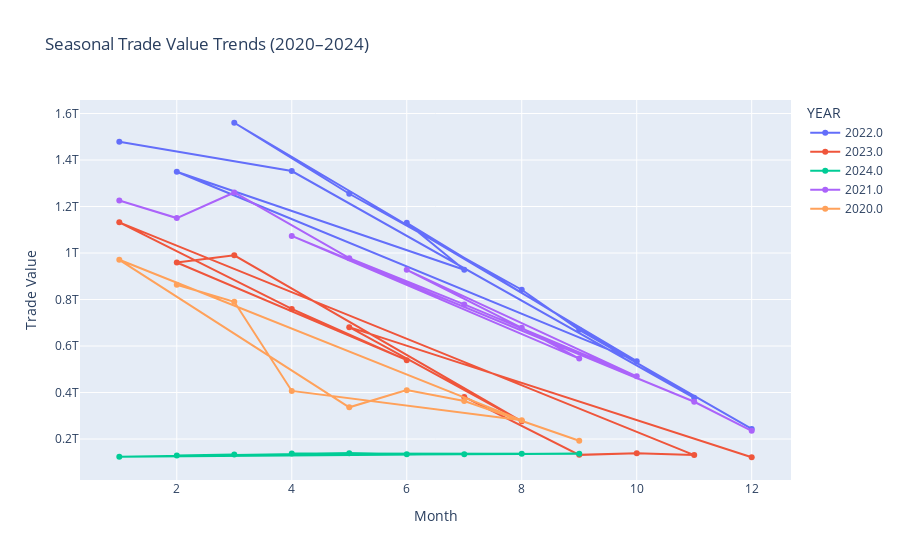
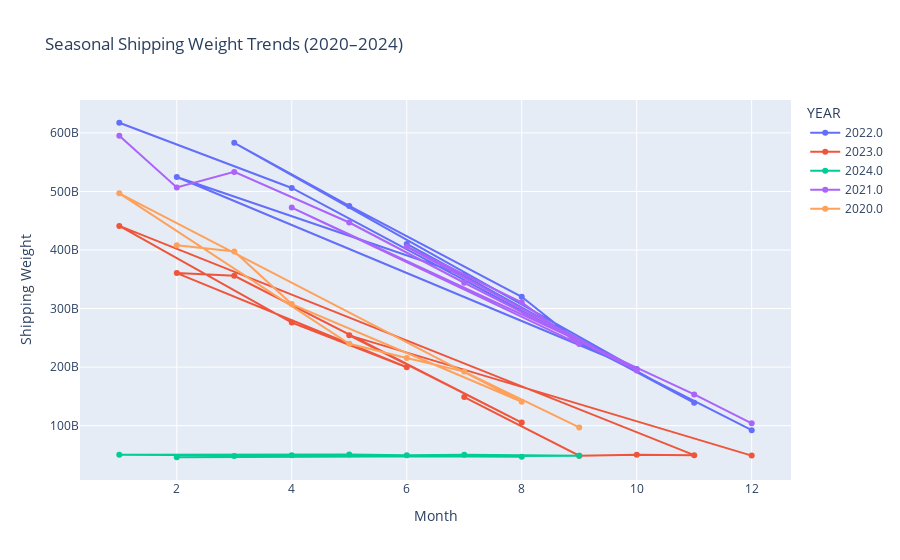

The notebook cell these images were saved under, in order:
### Code cell
month_order = list(range(1, 13))

fig = px.line(
    monthly_summary,
    x="MONTH",
    y="VALUE",
    color="YEAR",
    title="Seasonal Trade Value Trends (2020–2024)",
    markers=True,
    category_orders={"MONTH": month_order}
)
fig.update_layout(xaxis_title="Month", yaxis_title="Trade Value")
fig.show()

fig2 = px.line(
    monthly_summary,
    x="MONTH",
    y="SHIPWT",
    color="YEAR",
    title="Seasonal Shipping Weight Trends (2020–2024)",
    markers=True,
    category_orders={"MONTH": month_order}
)
fig2.update_layout(xaxis_title="Month", yaxis_title="Shipping Weight")
fig2.show()

### Figure 1 — Plotly figure (JSON) as saved in the notebook; plotly's stock layout.template omitted (floating-point values rounded to 4 significant figures)
{"data": [{"hovertemplate": "YEAR=2022.0<br>MONTH=%{x}<br>VALUE=%{y}<extra></extra>", "legendgroup": "2022.0", "line": {"color": "#636efa", "dash": "solid"}, "marker": {"symbol": "circle"}, "mode": "markers+lines", "name": "2022.0", "orientation": "v", "showlegend": true, "type": "scatter", "x": [1, 4, 11, 6, 7, 2, 10, 3, 5, 8, 9, 12], "xaxis": "x", "y": [1478186902894, 1352552859420, 377477245929, 1129904389648, 927911486880, 1349503346220, 535025775412, 1560352307393, 1254948010695, 842036463666, 669672360675, 243335810194], "yaxis": "y"}, {"hovertemplate": "YEAR=2023.0<br>MONTH=%{x}<br>VALUE=%{y}<extra></extra>", "legendgroup": "2023.0", "line": {"color": "#EF553B", "dash": "solid"}, "marker": {"symbol": "circle"}, "mode": "markers+lines", "name": "2023.0", "orientation": "v", "showlegend": true, "type": "scatter", "x": [7, 9, 10, 11, 1, 4, 6, 2, 3, 8, 5, 12], "xaxis": "x", "y": [381155037132, 131815675531, 138500839696, 131020260304, 1132050166938, 759437860914, 539181523920, 959350734784, 990305554021, 276029382806, 681206712655, 121586399374], "yaxis": "y"}, {"hovertemplate": "YEAR=2024.0<br>MONTH=%{x}<br>VALUE=%{y}<extra></extra>", "legendgroup": "2024.0", "line": {"color": "#00cc96", "dash": "solid"}, "marker": {"symbol": "circle"}, "mode": "markers+lines", "name": "2024.0", "orientation": "v", "showlegend": true, "type": "scatter", "x": [4, 8, 1, 5, 6, 7, 9, 2, 3], "xaxis": "x", "y": [137995597839, 136725597795, 124177040066, 138923690524, 134229029294, 134155872835, 136271265257, 128915767104, 133540333482], "yaxis": "y"}, {"hovertemplate": "YEAR=2021.0<br>MONTH=%{x}<br>VALUE=%{y}<extra></extra>", "legendgroup": "2021.0", "line": {"color": "#ab63fa", "dash": "solid"}, "marker": {"symbol": "circle"}, "mode": "markers+lines", "name": "2021.0", "orientation": "v", "showlegend": true, "type": "scatter", "x": [1, 2, 3, 5, 7, 10, 6, 8, 9, 4, 11, 12], "xaxis": "x", "y": [1225685504264, 1150321339752, 1260456282283, 977814751635, 778890867741, 469669301372, 927637193360, 678450386718, 546099962470, 1073693348380, 360281667525, 235095632792], "yaxis": "y"}, {"hovertemplate": "YEAR=2020.0<br>MONTH=%{x}<br>VALUE=%{y}<extra></extra>", "legendgroup": "2020.0", "line": {"color": "#FFA15A", "dash": "solid"}, "marker": {"symbol": "circle"}, "mode": "markers+lines", "name": "2020.0", "orientation": "v", "showlegend": true, "type": "scatter", "x": [2, 3, 4, 8, 1, 5, 6, 7, 9], "xaxis": "x", "y": [863543623617, 790482043360, 406860819876, 280326834384, 970923151880, 336413656224, 410257442640, 363836432308, 192845551182], "yaxis": "y"}], "layout": {"legend": {"title": {"text": "YEAR"}, "tracegroupgap": 0}, "title": {"text": "Seasonal Trade Value Trends (2020–2024)"}, "xaxis": {"anchor": "y", "categoryarray": [1, 2, 3, 4, 5, 6, 7, 8, 9, 10, 11, 12], "categoryorder": "array", "domain": [0, 1], "title": {"text": "Month"}}, "yaxis": {"anchor": "x", "domain": [0, 1], "title": {"text": "Trade Value"}}}}

### Figure 2 — Plotly figure (JSON) as saved in the notebook; plotly's stock layout.template omitted (floating-point values rounded to 4 significant figures)
{"data": [{"hovertemplate": "YEAR=2022.0<br>MONTH=%{x}<br>SHIPWT=%{y}<extra></extra>", "legendgroup": "2022.0", "line": {"color": "#636efa", "dash": "solid"}, "marker": {"symbol": "circle"}, "mode": "markers+lines", "name": "2022.0", "orientation": "v", "showlegend": true, "type": "scatter", "x": [1, 4, 11, 6, 7, 2, 10, 3, 5, 8, 9, 12], "xaxis": "x", "y": [617341495173, 505941625280, 138966816987, 410410891384, 357255672186, 524699306760, 196669141996, 583135307843, 475277171526, 320015820408, 241801037190, 92163613292], "yaxis": "y"}, {"hovertemplate": "YEAR=2023.0<br>MONTH=%{x}<br>SHIPWT=%{y}<extra></extra>", "legendgroup": "2023.0", "line": {"color": "#EF553B", "dash": "solid"}, "marker": {"symbol": "circle"}, "mode": "markers+lines", "name": "2023.0", "orientation": "v", "showlegend": true, "type": "scatter", "x": [7, 9, 10, 11, 1, 4, 6, 2, 3, 8, 5, 12], "xaxis": "x", "y": [148852152018, 48610304078, 50349277401, 49555342072, 441177796890, 275968206444, 199721669224, 360503521192, 355988254979, 105288991594, 254215425115, 48776603375], "yaxis": "y"}, {"hovertemplate": "YEAR=2024.0<br>MONTH=%{x}<br>SHIPWT=%{y}<extra></extra>", "legendgroup": "2024.0", "line": {"color": "#00cc96", "dash": "solid"}, "marker": {"symbol": "circle"}, "mode": "markers+lines", "name": "2024.0", "orientation": "v", "showlegend": true, "type": "scatter", "x": [4, 8, 1, 5, 6, 7, 9, 2, 3], "xaxis": "x", "y": [49529592905, 46994777240, 50303756322, 50633929544, 49224771849, 50086590658, 48733278735, 46000957881, 48118846900], "yaxis": "y"}, {"hovertemplate": "YEAR=2021.0<br>MONTH=%{x}<br>SHIPWT=%{y}<extra></extra>", "legendgroup": "2021.0", "line": {"color": "#ab63fa", "dash": "solid"}, "marker": {"symbol": "circle"}, "mode": "markers+lines", "name": "2021.0", "orientation": "v", "showlegend": true, "type": "scatter", "x": [1, 2, 3, 5, 7, 10, 6, 8, 9, 4, 11, 12], "xaxis": "x", "y": [594987358472, 506813993928, 533394423903, 446987103228, 344057825167, 194200909040, 405539664072, 310598582364, 239324092915, 472376992490, 153340097901, 103960971320], "yaxis": "y"}, {"hovertemplate": "YEAR=2020.0<br>MONTH=%{x}<br>SHIPWT=%{y}<extra></extra>", "legendgroup": "2020.0", "line": {"color": "#FFA15A", "dash": "solid"}, "marker": {"symbol": "circle"}, "mode": "markers+lines", "name": "2020.0", "orientation": "v", "showlegend": true, "type": "scatter", "x": [2, 3, 4, 8, 1, 5, 6, 7, 9], "xaxis": "x", "y": [407928932505, 397350085496, 307666220428, 140739246354, 496762254870, 239748147996, 215572711130, 192332682204, 96958775628], "yaxis": "y"}], "layout": {"legend": {"title": {"text": "YEAR"}, "tracegroupgap": 0}, "title": {"text": "Seasonal Shipping Weight Trends (2020–2024)"}, "xaxis": {"anchor": "y", "categoryarray": [1, 2, 3, 4, 5, 6, 7, 8, 9, 10, 11, 12], "categoryorder": "array", "domain": [0, 1], "title": {"text": "Month"}}, "yaxis": {"anchor": "x", "domain": [0, 1], "title": {"text": "Shipping Weight"}}}}
